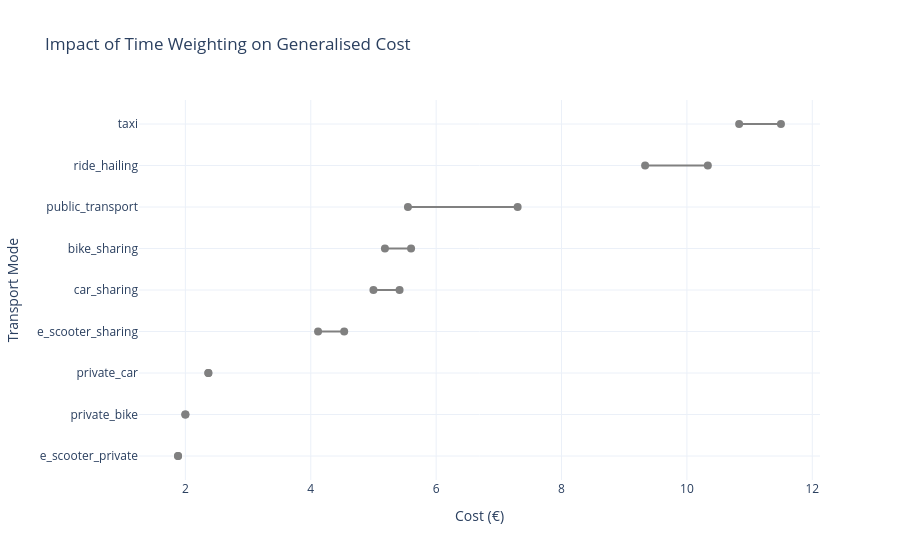

Notebook cell for this chart:
### Code cell
import plotly.graph_objects as go

df_plot = df_final.sort_values("generalised_cost")

fig = go.Figure()

for i, row in df_plot.iterrows():
    fig.add_trace(go.Scatter(
        x=[row["generalised_cost"], row["GC_weighted"]],
        y=[row["mode"], row["mode"]],
        mode='lines+markers',
        line=dict(color='gray', width=2),
        marker=dict(size=8),
        showlegend=False
    ))

fig.update_layout(
    title="Impact of Time Weighting on Generalised Cost",
    xaxis_title="Cost (€)",
    yaxis_title="Transport Mode",
    template="plotly_white"
)

fig.show()

### Figure 1 — Plotly figure (JSON) as saved in the notebook; plotly's stock layout.template omitted (floating-point values rounded to 4 significant figures)
{"data": [{"line": {"color": "gray", "width": 2}, "marker": {"size": 8}, "mode": "lines+markers", "showlegend": false, "type": "scatter", "x": [1.883, 1.883], "y": ["e_scooter_private", "e_scooter_private"]}, {"line": {"color": "gray", "width": 2}, "marker": {"size": 8}, "mode": "lines+markers", "showlegend": false, "type": "scatter", "x": [2, 2], "y": ["private_bike", "private_bike"]}, {"line": {"color": "gray", "width": 2}, "marker": {"size": 8}, "mode": "lines+markers", "showlegend": false, "type": "scatter", "x": [2.367, 2.367], "y": ["private_car", "private_car"]}, {"line": {"color": "gray", "width": 2}, "marker": {"size": 8}, "mode": "lines+markers", "showlegend": false, "type": "scatter", "x": [4.117, 4.533], "y": ["e_scooter_sharing", "e_scooter_sharing"]}, {"line": {"color": "gray", "width": 2}, "marker": {"size": 8}, "mode": "lines+markers", "showlegend": false, "type": "scatter", "x": [5, 5.417], "y": ["car_sharing", "car_sharing"]}, {"line": {"color": "gray", "width": 2}, "marker": {"size": 8}, "mode": "lines+markers", "showlegend": false, "type": "scatter", "x": [5.183, 5.6], "y": ["bike_sharing", "bike_sharing"]}, {"line": {"color": "gray", "width": 2}, "marker": {"size": 8}, "mode": "lines+markers", "showlegend": false, "type": "scatter", "x": [5.55, 7.3], "y": ["public_transport", "public_transport"]}, {"line": {"color": "gray", "width": 2}, "marker": {"size": 8}, "mode": "lines+markers", "showlegend": false, "type": "scatter", "x": [9.333, 10.33], "y": ["ride_hailing", "ride_hailing"]}, {"line": {"color": "gray", "width": 2}, "marker": {"size": 8}, "mode": "lines+markers", "showlegend": false, "type": "scatter", "x": [10.83, 11.5], "y": ["taxi", "taxi"]}], "layout": {"title": {"text": "Impact of Time Weighting on Generalised Cost"}, "xaxis": {"title": {"text": "Cost (€)"}}, "yaxis": {"title": {"text": "Transport Mode"}}}}
